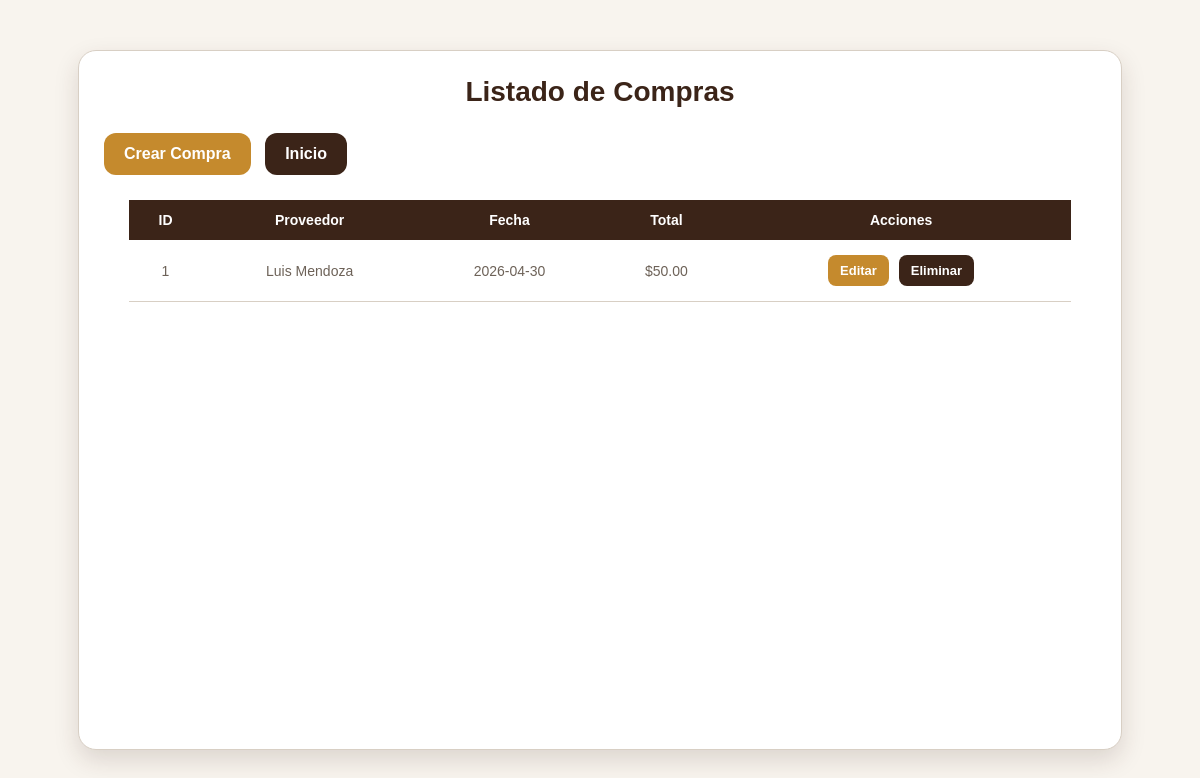
Page /index.php?url=compras/listar on the committed database.
### tables this page shows
CREATE TABLE `compra` (
  `id_compra` int(11) NOT NULL,
  `id_proveedor` int(11) DEFAULT NULL,
  `fecha_compra` date DEFAULT NULL,
  `total` decimal(10,2) DEFAULT NULL
);

CREATE TABLE `proveedor` (
  `id_proveedor` int(11) NOT NULL,
  `nombre` varchar(100) NOT NULL,
  `telefono` varchar(20) DEFAULT NULL,
  `email` varchar(100) DEFAULT NULL,
  `direccion` varchar(150) DEFAULT NULL
);

### app/controllers/CompraController.php (called while the page is built, shortened)
<?php
require_once __DIR__ . '/../models/Compra.php';
class CompraController
{
    public function listar()
    {
        $compras = Compra::obtenerTodos();
        require __DIR__ . "/../views/Compras/listarcompras.php";
    }
}

### app/models/Compra.php (called while the page is built, shortened)
<?php
class Compra
{
    public static function obtenerTodos()
    {
        $conn = Conexion::conectar();
        $sql = "SELECT
                    compra.id_compra,
                    compra.id_proveedor,
                    proveedor.nombre AS nombre_proveedor,
                    compra.fecha_compra,
                    compra.total
                FROM compra
                INNER JOIN proveedor
                    ON compra.id_proveedor = proveedor.id_proveedor
                ORDER BY compra.id_compra ASC";
        $resultado = $conn->query($sql);
        $compras = [];
        while ($fila = $resultado->fetch_assoc()) {
            $compras[] = $fila;
        }
        return $compras;
    }
}

### app/views/Compras/listarcompras.php (the view, shortened to what this page needs)
<?php
$compras = $compras ?? [];
?>
<!DOCTYPE html>
<html lang="es">
<head>
    <link rel="stylesheet" href="css/styles.css">
</head>
<body>
<div class="contenedor">
    <div class="card">
        <h1>Listado de Compras</h1>
        <a class="btn-crear" href="index.php?url=compras/crearForm">
            Crear Compra
        </a>
        <a class="btn-inicio" href="index.php?url=inicio">
            Inicio
        </a>
        <table class="tabla">
            <thead>
                <tr>
                    <th>ID</th>
                    <th>Proveedor</th>
                    <th>Fecha</th>
                    <th>Total</th>
                    <th>Acciones</th>
                </tr>
            </thead>
            <tbody>
            <?php foreach ($compras as $compra): ?>
                <tr>
                    <td><?= htmlspecialchars($compra["id_compra"]) ?></td>
                    <td><?= htmlspecialchars($compra["nombre_proveedor"]) ?></td>
                    <td><?= htmlspecialchars($compra["fecha_compra"]) ?></td>
                    <td>$<?= number_format($compra["total"], 2) ?></td>
                    <td>
                        <a class="btn-editar"
                           href="index.php?url=compras/editarForm&id=<?= $compra["id_compra"] ?>">
                            Editar
                        </a>
                        <a class="btn-eliminar"
                           href="index.php?url=compras/eliminar&id=<?= $compra["id_compra"] ?>"
                           onclick="return confirm('¿Desea eliminar esta compra?')">
                            Eliminar
                        </a>
                    </td>
                </tr>
            <?php endforeach; ?>
            </tbody>
        </table>
    </div>
</div>
</body>
</html>

### public/css/styles.css (style rules this page uses)
:root { --cafe:#3B2418; --dorado:#C58A2D; --crema:#F8F4EE; --gris-texto:#6D6258; --blanco:#FFFFFF; --borde:#D8CFC4; }
* { margin:0; padding:0; box-sizing:border-box; font-family:'Poppins',sans-serif; }
body { background:var(--crema); color:var(--cafe); min-height:100vh; }
.formulario h1, .card h1 { text-align:center; color:var(--cafe); font-size:28px; margin-bottom:25px; }
.btn-crear { display:inline-block; padding:12px 20px; background:var(--dorado); color:var(--blanco); text-decoration:none; border-radius:12px; font-weight:600; transition:.3s; }
.btn-inicio { display:inline-block; margin-left:10px; padding:12px 20px; background:var(--cafe); color:var(--blanco); text-decoration:none; border-radius:12px; font-weight:600; }
.contenedor { width:100%; min-height:100vh; padding:20px; display:flex; justify-content:center; }
.card { width:90%; max-width:1050px; margin:30px auto; background:var(--blanco); padding:25px; border-radius:18px; box-shadow:0 10px 25px rgba(59,36,24,0.15); border:1px solid var(--borde); overflow:hidden; }
.tabla { width:95%; margin:25px auto; border-collapse:collapse; }
.tabla th { background:var(--cafe); color:var(--blanco); padding:12px; text-align:center; font-size:14px; }
.tabla td { padding:12px; color:var(--gris-texto); border-bottom:1px solid var(--borde); text-align:center; font-size:14px; }
.btn-editar, .btn-eliminar { display:inline-block; padding:8px 12px; border-radius:8px; text-decoration:none; font-size:13px; font-weight:600; margin:3px; }
.btn-editar { background:var(--dorado); color:var(--blanco); }
.btn-eliminar { background:var(--cafe); color:var(--blanco); }

### rows in the picture
compra: id_compra "1", id_proveedor.nombre "Luis Mendoza", fecha_compra "2026-04-30", total "50.00"
